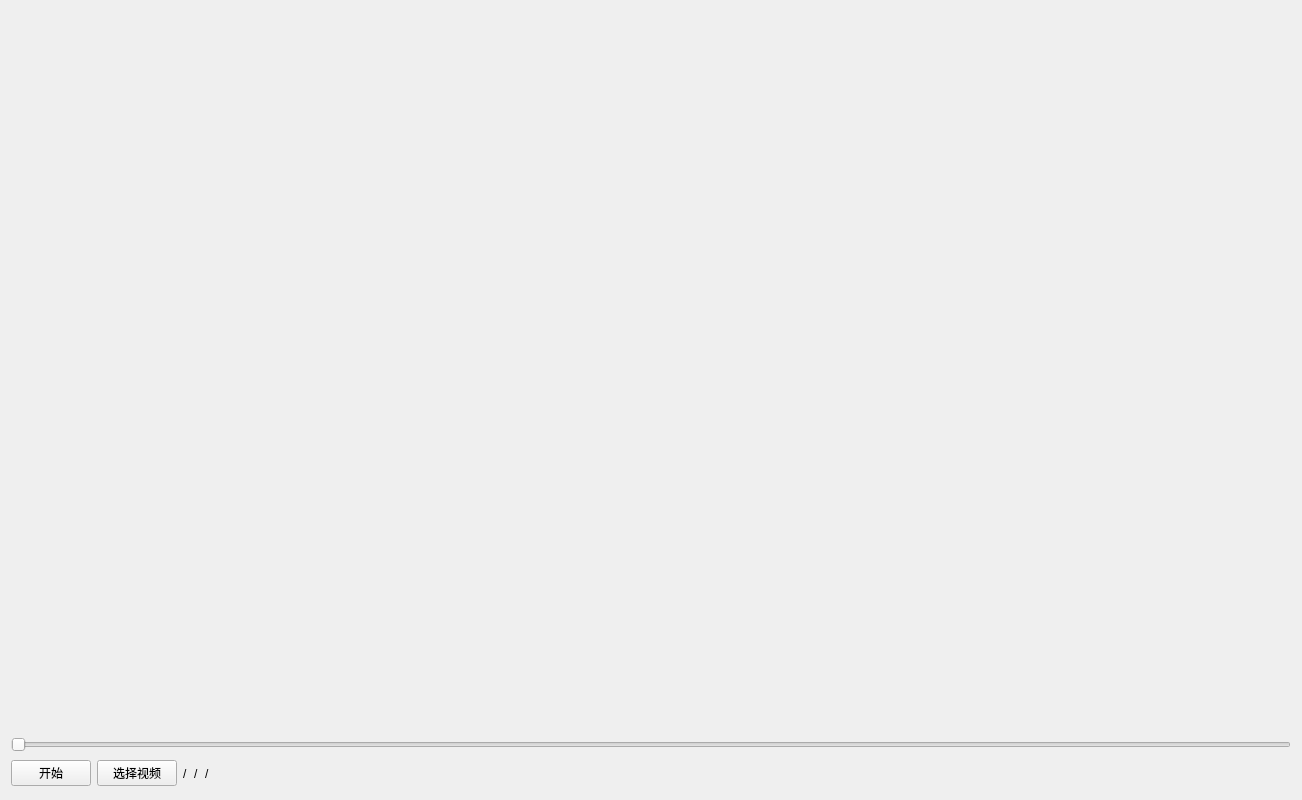
<?xml version="1.0" encoding="UTF-8"?>
<ui version="4.0">
 <class>Widget</class>
 <widget class="QWidget" name="Widget">
  <property name="geometry">
   <rect>
    <x>0</x>
    <y>0</y>
    <width>1280</width>
    <height>800</height>
   </rect>
  </property>
  <property name="windowTitle">
   <string>Widget</string>
  </property>
  <layout class="QVBoxLayout" name="verticalLayout">
   <item>
    <widget class="QWidget" name="widget" native="true">
     <property name="minimumSize">
      <size>
       <width>1280</width>
       <height>720</height>
      </size>
     </property>
    </widget>
   </item>
   <item>
    <widget class="QSlider" name="horizontalSlider">
     <property name="orientation">
      <enum>Qt::Horizontal</enum>
     </property>
    </widget>
   </item>
   <item>
    <layout class="QHBoxLayout" name="horizontalLayout_3">
     <item>
      <layout class="QHBoxLayout" name="horizontalLayout_2">
       <item>
        <widget class="QPushButton" name="Play">
         <property name="text">
          <string>开始</string>
         </property>
        </widget>
       </item>
       <item>
        <widget class="QPushButton" name="Chose">
         <property name="text">
          <string>选择视频</string>
         </property>
        </widget>
       </item>
       <item>
        <layout class="QHBoxLayout" name="horizontalLayout">
         <item>
          <widget class="QLabel" name="Time">
           <property name="text">
            <string>/</string>
           </property>
          </widget>
         </item>
         <item>
          <widget class="QLabel" name="label">
           <property name="text">
            <string>/</string>
           </property>
          </widget>
         </item>
         <item>
          <widget class="QLabel" name="Total">
           <property name="text">
            <string>/</string>
           </property>
          </widget>
         </item>
        </layout>
       </item>
      </layout>
     </item>
     <item>
      <spacer name="horizontalSpacer">
       <property name="orientation">
        <enum>Qt::Horizontal</enum>
       </property>
       <property name="sizeHint" stdset="0">
        <size>
         <width>928</width>
         <height>20</height>
        </size>
       </property>
      </spacer>
     </item>
    </layout>
   </item>
  </layout>
 </widget>
 <resources/>
 <connections/>
</ui>
